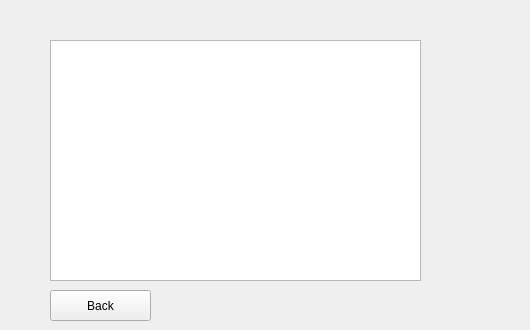
<?xml version="1.0" encoding="UTF-8"?>
<ui version="4.0">
 <class>Client</class>
 <widget class="QWidget" name="Client">
  <property name="geometry">
   <rect>
    <x>0</x>
    <y>0</y>
    <width>530</width>
    <height>330</height>
   </rect>
  </property>
  <property name="windowTitle">
   <string>Form</string>
  </property>
  <widget class="QListWidget" name="listProfile">
   <property name="geometry">
    <rect>
     <x>50</x>
     <y>40</y>
     <width>371</width>
     <height>241</height>
    </rect>
   </property>
  </widget>
  <widget class="QPushButton" name="btnBack">
   <property name="geometry">
    <rect>
     <x>50</x>
     <y>290</y>
     <width>101</width>
     <height>31</height>
    </rect>
   </property>
   <property name="text">
    <string>Back</string>
   </property>
  </widget>
  <widget class="QLabel" name="label">
   <property name="geometry">
    <rect>
     <x>430</x>
     <y>140</y>
     <width>91</width>
     <height>81</height>
    </rect>
   </property>
   <property name="text">
    <string/>
   </property>
   <property name="pixmap">
    <pixmap>../../../Users/35840/Desktop/IMG-20230427-WA00042222.jpg</pixmap>
   </property>
  </widget>
 </widget>
 <resources/>
 <connections/>
</ui>
